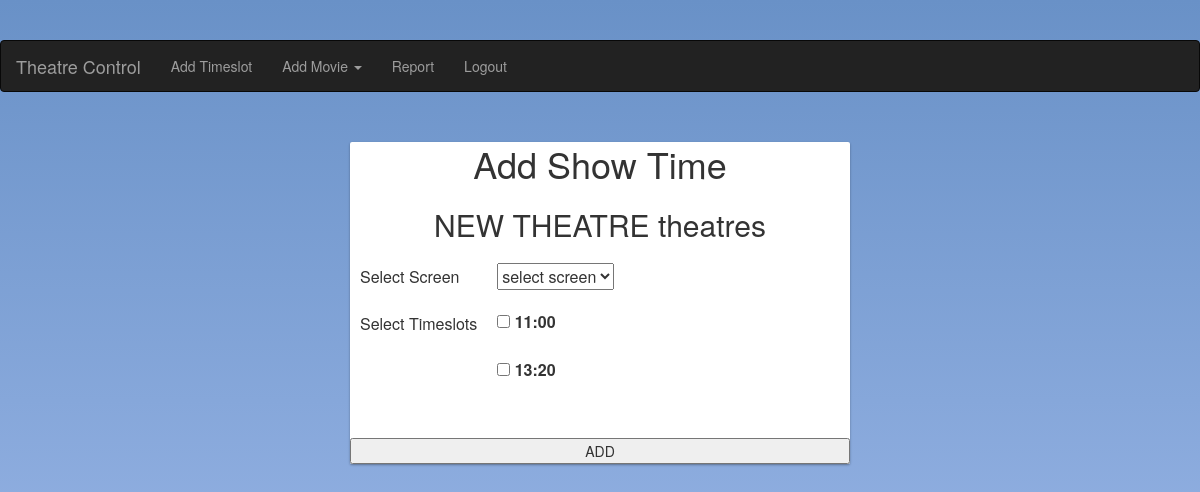
The app's page /mgr/add_timeslot.php (signed in) with its own data.
### tables this page shows
CREATE TABLE `theatre` (
  `t_id` int(10) NOT NULL,
  `t_theatrename` varchar(100) DEFAULT NULL,
  `district_id` int(11) NOT NULL,
  `t_theatre_place` varchar(250) NOT NULL,
  `u_id` int(11) NOT NULL
);

CREATE TABLE `time_slots` (
  `time_id` int(11) NOT NULL,
  `time_showtime` int(11) NOT NULL
);

### mgr/add_timeslot.php (the view, shortened to what this page needs)
<?php
include_once('head.php');
$mgr_id=$_COOKIE["t_id"];
$the_details=mysqli_query($link,"select * from `theatre` where `u_id`='$mgr_id'" ) ;
      $th_details=mysqli_fetch_array($the_details);
$time_slots=mysqli_query($link,"select * from `time_slots`" ) ;
 $time_slot=array();
		while ($myrow =mysqli_fetch_array($time_slots))
		{
			$time_slot[]=$myrow;
		}
?>
<form class="form-card" method="post" action="add_timeslot_action.php">
    <h1>Add Show Time</h1>
	<h2><?php echo $th_details['t_theatrename'];?> theatres</h2>
	<table>
<tr><td>Select Screen</td><td>
	<select required="required" name="screen">
		<option>select screen</option>
</select>
</td></tr>
<tr><td>Select Timeslots</td>
<?php
foreach($time_slot as $ts)
{
?>
<td><input type="checkbox" id="slots" name="slots[]" value="<?php echo date($ts['time_id']);?>">
  <label for="slots"><?php echo date('H:i', mktime(0,$ts['time_showtime']));?></label></td><tr><td></td>
  <?php
  }
  ?>
</td></tr>
</table>
    <div class="form-actions">
        <input value="ADD" class="form-btn" name="submit" type="submit">
    </div>
</form>
<?php
    include_once('foot.php');
?>

### mgr/add_timeslot.php (style rules this page uses)
td { margin: 20px; padding: 10px; border: 0px solid #808080; text-align: left; }
.form-card { border-radius: 2px; background: #fff; box-shadow: 0 1px 3px rgba(0, 0, 0, 0.12), 0 1px 2px rgba(0, 0, 0, 0.24); transition: all 0.56s cubic-bezier(0.25, 0.8, 0.25, 1); max-width: 500px; padding: 0; margin: 50px auto; }
.form-actions { position: relative; display: -ms-flexbox; display: flex; margin-top: 2.25rem; }
.form-card h2 { text-align: center; padding: 2px 0px; }
.form-card h1 { text-align: center; padding: 2px 0px; }
.form-actions > * { -ms-flex: 1; flex: 1; margin-top: 0; }
body { margin: 40px auto; background-image: linear-gradient(to top, #a3bded 0%, #6991c7 100%); }

### records on screen
theatre: t_theatrename "NEW THEATRE"
time_slots: time_showtime "11:00"
time_slots: time_showtime "13:20"
